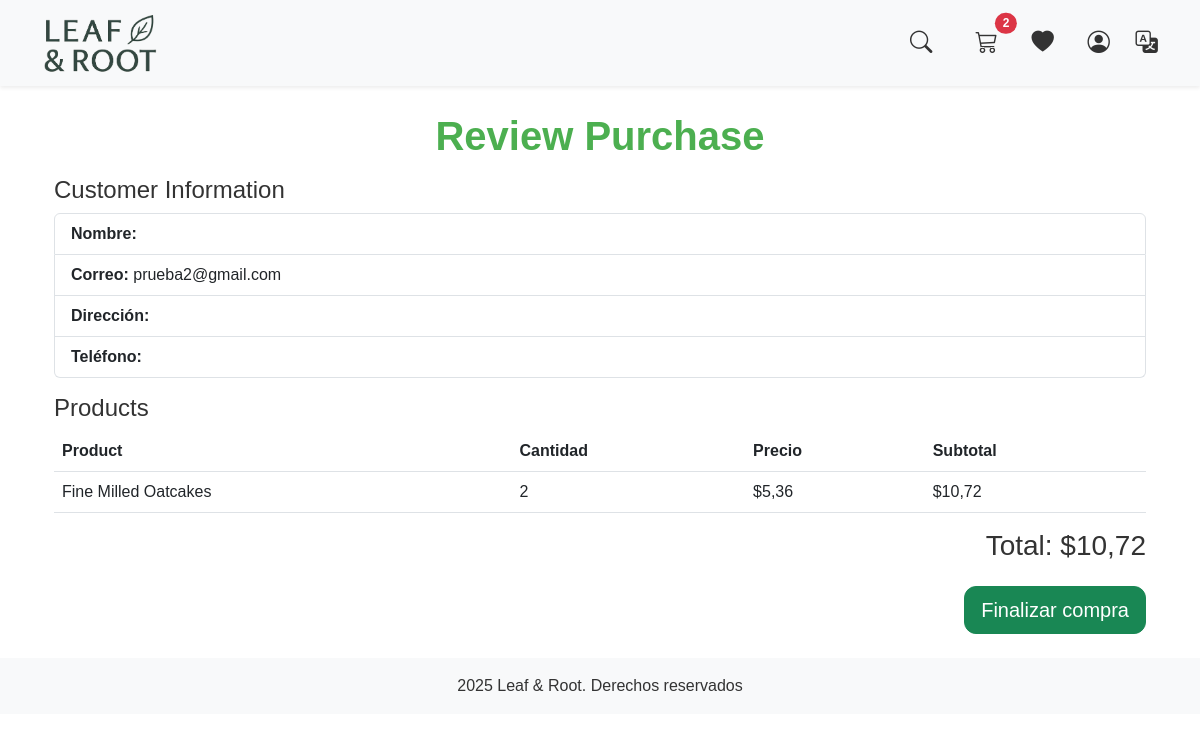
/orders/checkout/review/ (signed in), run on the app's committed database.
### users/models.py (models this page shows, shortened)
class Customer(models.Model):
    id_customer = models.AutoField(primary_key=True)
    user = models.OneToOneField(User, on_delete=models.CASCADE, null=True, blank=True)
    name = models.CharField(max_length=200)
    email = models.EmailField(unique=True)
    address = models.CharField(max_length=255)
    phone = models.CharField(max_length=20)
    class Meta:
        verbose_name = "Cliente"
        verbose_name_plural = "Clientes"

### carrito/models.py (models this page shows, shortened)
class Cart(models.Model):
    id_cart = models.AutoField(primary_key=True)
    customer = models.OneToOneField(Customer, on_delete=models.CASCADE)
    def total_items(self):
        return self.items.aggregate(total=models.Sum('quantity'))['total'] or 0 # type: ignore

class ItemCart(models.Model):
    id_itemcart = models.AutoField(primary_key=True)
    product = models.ForeignKey(Product, on_delete=models.CASCADE)
    cart = models.ForeignKey(Cart, on_delete=models.CASCADE, related_name="items")  # 👈 importante
    quantity = models.PositiveIntegerField(default=1)
    class Meta:
        verbose_name = "Item del Carrito"
        verbose_name_plural = "Items del Carrito"
        unique_together = ("product", "cart")  # evita duplicados
    def get_subtotal(self):
        return self.quantity * self.product.price

### catalogo/models.py (models this page shows, shortened)
class Product(models.Model):
    id_product = models.AutoField(primary_key=True)
    name = models.CharField(max_length=255, unique=True)  # 👈 evitar duplicados exactos
    description = models.TextField(blank=True, null=True)
    price = models.DecimalField(max_digits=10, decimal_places=2, default=Decimal("0.00"))
    stock = models.PositiveIntegerField(default=0)
    category = models.CharField(max_length=100, blank=True, null=True)
    image_url = models.URLField(max_length=500, blank=True, null=True)
    image = models.ImageField(upload_to='products/', blank=True, null=True)
    nutriscore = models.CharField(max_length=5, blank=True, null=True)
    labels = models.CharField(max_length=255, blank=True, null=True)
    type = models.CharField(max_length=50, blank=True, null=True)

### ordenes/views.py (the view)
# urls.py: path("checkout/review/", views.checkout_review, name="checkout_review"),
@login_required
def checkout_review(request):
    customer = get_object_or_404(Customer, user=request.user)
    cart = get_object_or_404(Cart, customer=customer)
    items = ItemCart.objects.filter(cart=cart)
    total = sum([item.get_subtotal() for item in items])
    return render(request, "ordenes/checkout_review.html", {
        "customer": customer,
        "cart": cart,
        "items": items,
        "total": total,
    })

### store/templatetags/custom_tags.py (called while the page is built)
@register.filter
def get_range(value, max_value):
    if not max_value:
        return range(1)
    return range(1, max_value + 1)

### ordenes/templates/ordenes/checkout_review.html (shortened to what this page needs)
{% extends "base.html" %}
{% load i18n %}
{% block content %}
{% load static %}
<link rel="stylesheet" href="{% static 'users/css/auth.css' %}">
<link rel="stylesheet" href="{% static 'store/css/base.css' %}">
<div class="container mt-4">
    <h1 class="auth-title">{% trans "Review Purchase" %}</h1>
    <h4>{% trans "Customer Information" %}</h4>
    <ul class="list-group mb-3">
        <li class="list-group-item"><strong>{% trans "Name" %}:</strong> {{ customer.name }}</li>
        <li class="list-group-item"><strong>{% trans "Email" %}:</strong> {{ customer.email }}</li>
        <li class="list-group-item"><strong>{% trans "Address" %}:</strong> {{ customer.address }}</li>
        <li class="list-group-item"><strong>{% trans "Phone" %}:</strong> {{ customer.phone }}</li>
    </ul>
    <h4>{% trans "Products" %}</h4>
    <table class="table">
        <thead>
            <tr>
                <th>{% trans "Product" %}</th>
                <th>{% trans "Quantity" %}</th>
                <th>{% trans "Price" %}</th>
                <th>{% trans "Subtotal" %}</th>
            </tr>
        </thead>
        <tbody>
            {% for item in items %}
            <tr>
                <td>{{ item.product.name }}</td>
                <td>{{ item.quantity }}</td>
                <td>${{ item.product.price }}</td>
                <td>${{ item.get_subtotal }}</td>
            </tr>
            {% endfor %}
        </tbody>
    </table>
    <h3 class="text-end">{% trans "Total" %}: ${{ total }}</h3>
    <div class="text-end mt-4">
        <a href="{% url 'checkout_finalize' %}" class="btn btn-success btn-lg">
            {% trans "Finalize Purchase" %}
        </a>
    </div>
</div>
{% endblock %}

### store/templates/base.html (shortened to what this page needs)
<!DOCTYPE html>
{% load static %}
{% load custom_tags %}
{% load i18n %}
<html lang="{% get_current_language as LANGUAGE_CODE %}{{ LANGUAGE_CODE }}">
<head>
    <link rel="stylesheet" href="https://cdn.jsdelivr.net/npm/bootstrap@5.3.0/dist/css/bootstrap.min.css">
    <link rel="stylesheet" href="https://cdn.jsdelivr.net/npm/bootstrap-icons@1.10.5/font/bootstrap-icons.css">
    <link rel="stylesheet" href="{% static 'store/css/base.css' %}">
    <link rel="stylesheet" href="{% static 'carrito/css/cart.css' %}">
</head>
<body>
    <nav class="navbar navbar-expand-lg navbar-light bg-light fixed-top shadow-sm">
        <div class="container">
            <a class="navbar-brand" href="{% url 'home' %}">
                <img src="{% static 'store/images/logo.png' %}" alt="Leaf & Root" height="60" style="margin-top: 0.01rem; margin-bottom: 0.01rem;">
            </a>
        <div class="collapse navbar-collapse" id="navbarNav">
            <ul class="navbar-nav ms-auto">
                        <li class="nav-item">
                        <button id="searchToggle" class="btn p-0 border-0 bg-transparent d-flex align-items-center justify-content-center" style="height: 40px;">
                            <i class="bi bi-search navbar-icon"></i>
                        </button>
                        </li>
                {% if user.is_authenticated %}
                    {% if not user.is_staff and not user.is_superuser %}
                        <li class="nav-item">
                            <a class="nav-link position-relative" href="{% url 'cart_detail' %}">
                                <i class="bi bi-cart3 navbar-icon"></i>
                                <span id="cartCounter"
                                    class="position-absolute top-0 start-100 translate-middle badge rounded-pill bg-danger">
                                    {{ user.customer.cart.total_items|default:"0" }}
                                </span>
                            </a>
                        </li>
                        <li class="nav-item">
                            <a class="nav-link position-relative" href="{% url 'wishlist' %}">
                                <i class="bi bi-heart-fill navbar-icon"></i>
                            </a>
                        </li>
                    {% endif %}
                    <li class="nav-item">
                        <a class="nav-link position-relative" href="{% url 'account_home' %}">
                            <i class="bi bi-person-circle navbar-icon"></i>
                        </a>
                    </li>
                {% endif %}
                <li class="nav-item position-relative" style="z-index:1090;">
                    <button id="languageToggle" class="btn p-0 border-0 bg-transparent d-flex align-items-center" aria-label="{% trans 'Change language' %}" aria-expanded="false" type="button" style="height:40px;">
                        <i class="bi bi-translate navbar-icon"></i>
                    </button>
                            {% get_current_language as CURRENT_LANGUAGE %}
                            {% get_available_languages as LANGUAGES %}
                </li>
            </ul>
        </div>
    </div>
    </nav>
    <main id="main" class="container mt-4">
        {% block content %}{% endblock %}
    </main>
</body>
<footer class="mt-4 footer">
    <div class="bg-light text-center py-3 mt-4">
        <p class="mb-0"> 2025 Leaf & Root. {% trans "All rights reserved." %}</p>
    </div>
</footer>
</html>

### store/static/store/css/base.css (style rules this page uses)
.navbar-icon { font-size: 1.4rem; color: #333; vertical-align: middle; line-height: 1; transition: color 0.2s, transform 0.2s; cursor: pointer; display: inline-block; }
body { font-family: 'Arial', sans-serif; color: #333; padding-top: 80px; }
.navbar-nav { display: flex; align-items: center; gap: 1.1rem; }
.navbar-nav .nav-item { margin: 0 !important; }
.navbar-nav .nav-link, .navbar-nav button { display: flex; align-items: center; justify-content: center; height: 40px; padding: 0 0.25rem; }
button, .btn { border-radius: 12px; transition: background-color 0.3s ease, transform 0.2s ease; }

### users/static/users/css/auth.css (style rules this page uses)
:root { --header-height: 70px; }
.auth-title { text-align: center; margin-top: 2rem; margin-bottom: 1rem; font-weight: 600; color: #4caf50; }

### data on the page
Customer: email "prueba2@gmail.com"
ItemCart: product.name "Fine Milled Oatcakes", quantity "2", product.price "5,36", get_subtotal "10,72"

### other printed values
{{ user.customer.cart.total_items|default:"0" }} "2"
{{ total }} "10,72"
